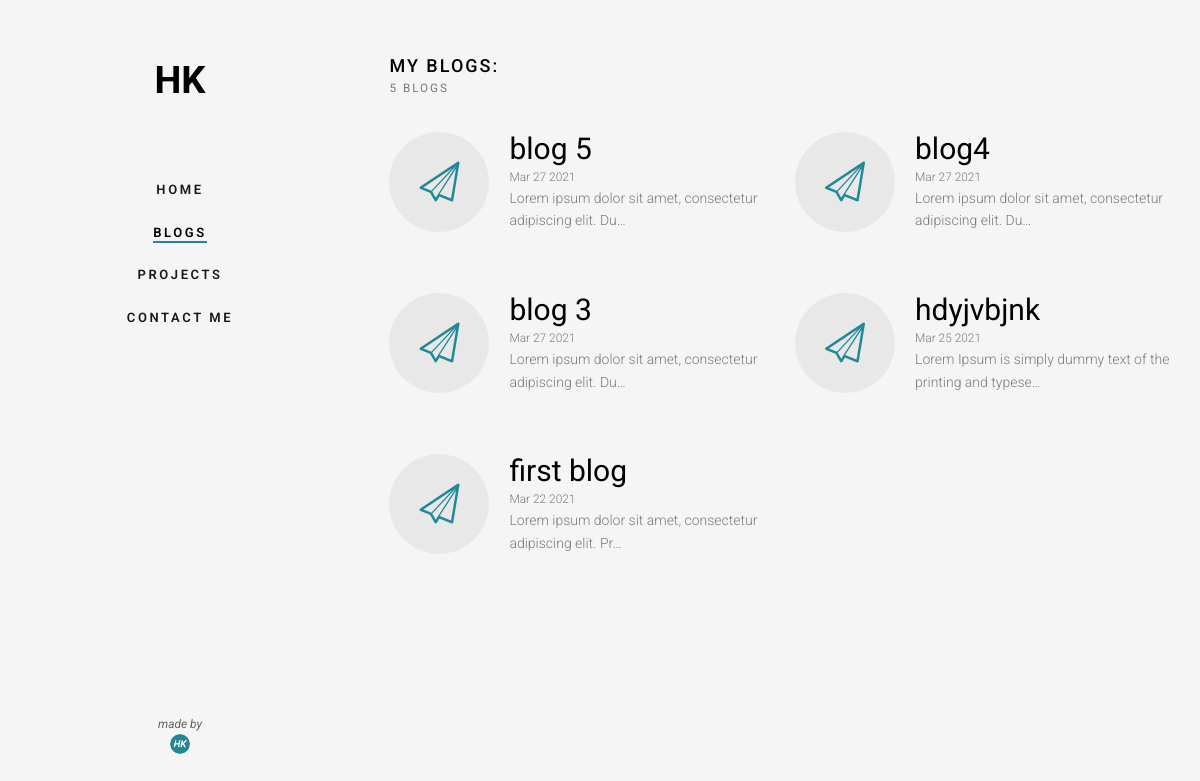
Screenshot of /blog/ with the database file from the repository.
### blog/models.py (models this page shows, shortened)
class Blog(models.Model):
    title = models.CharField(max_length = 200)
    date = models.DateTimeField()
    text = models.TextField()
    url = models.URLField(blank = True)

### blog/views.py (the view)
# urls.py: path('',views.blog_home,name = 'blog_home'),
def blog_home(request):
    blog_count =  Blog.objects.count
    blogs = Blog.objects.order_by('-date')[:5]
    return render(request,'blog/blog_home.html',{'blogs':blogs,'blog_count':blog_count,'id':1})

### blog/templates/blog/blog_home.html
{% extends 'portfolio/base.html' %}
{% block content %}
<h1 class="fh5co-heading animate-box" data-animate-effect="fadeInLeft">My Blogs:<span><small>{{blog_count}} blog{{blog_count|pluralize}}</small></span></h1>
<div class="row">
    {% for bl in blogs %}
    <div class="col-md-6">
        <div class="fh5co-feature animate-box" data-animate-effect="fadeInLeft">
            <div class="fh5co-icon">
                <i class="icon-paperplane"></i>
            </div>
            <div class="fh5co-text">
                <a href="{% url 'blog:detail' bl.id %}"><h2>{{bl.title}}</h2></a>
                <span><small>{{bl.date|date:'M d Y'}}</small></span>
                <p>{{bl.text|striptags|truncatechars:60}}</p>
            </div>
        </div>
    </div>
    {% endfor %}
</div>
    {% endblock %}

### portfolio/static/portfolio/css/icomoon.css (style rules this page uses)
[class^="icon-"], [class*=" icon-"] { font-family: 'icomoon' !important; speak: none; font-style: normal; font-weight: normal; font-variant: normal; text-transform: none; line-height: 1; -webkit-font-smoothing: antialiased; -moz-osx-font-smoothing: grayscale; }
.icon-paperplane:before { content: "\e91e"; }

### portfolio/static/portfolio/css/style.css (style rules this page uses)
body { font-family: "Roboto", Arial, sans-serif; font-weight: 300; font-size: 14px; line-height: 1.6; color: rgba(0, 0, 0, 0.5); background: whitesmoke; }
a { color: #228896; -webkit-transition: 0.5s; -o-transition: 0.5s; transition: 0.5s; }
p { margin-bottom: 1.5em; }
h1, h2, h3, h4, h5, h6 { color: #000; font-family: "Roboto", Arial, sans-serif; font-weight: 400; margin: 0 0 30px 0; }
.fh5co-feature { text-align: left; width: 100%; float: left; margin-bottom: 40px; position: relative; }
.fh5co-feature .fh5co-icon { position: absolute; top: 0; left: 0; width: 100px; height: 100px; display: table; text-align: center; background: rgba(0, 0, 0, 0.05); -webkit-border-radius: 50%; -moz-border-radius: 50%; -ms-border-radius: 50%; border-radius: 50%; }
.fh5co-feature .fh5co-icon i { display: table-cell; vertical-align: middle; color: #228896; font-size: 40px; height: 100px; }
@media screen and (max-width: 1200px) { .fh5co-feature .fh5co-icon i { font-size: 40px; } }
.fh5co-feature .fh5co-text { padding-left: 120px; width: 100%; }
.fh5co-feature .fh5co-text h2, .fh5co-feature .fh5co-text h3 { margin: 0; padding: 0; }
.fh5co-heading { font-size: 18px; margin-bottom: 2em; font-weight: 500; text-transform: uppercase; letter-spacing: 2px; }
.fh5co-heading span { display: block; }
.js .animate-box { opacity: 0; }

### rows the page displays
Blog: title "blog 5", date "Mar 27 2021", text "Lorem ipsum dolor sit amet, consectetur adipiscing elit. Du…"
Blog: title "blog4", date "Mar 27 2021", text "Lorem ipsum dolor sit amet, consectetur adipiscing elit. Du…"
Blog: title "blog 3", date "Mar 27 2021", text "Lorem ipsum dolor sit amet, consectetur adipiscing elit. Du…"
Blog: title "hdyjvbjnk", date "Mar 25 2021", text "Lorem Ipsum is simply dummy text of the printing and typese…"
Blog: title "first blog", date "Mar 22 2021", text "Lorem ipsum dolor sit amet, consectetur adipiscing elit. Pr…"

### other values shown
{{ blog_count }} "5"
